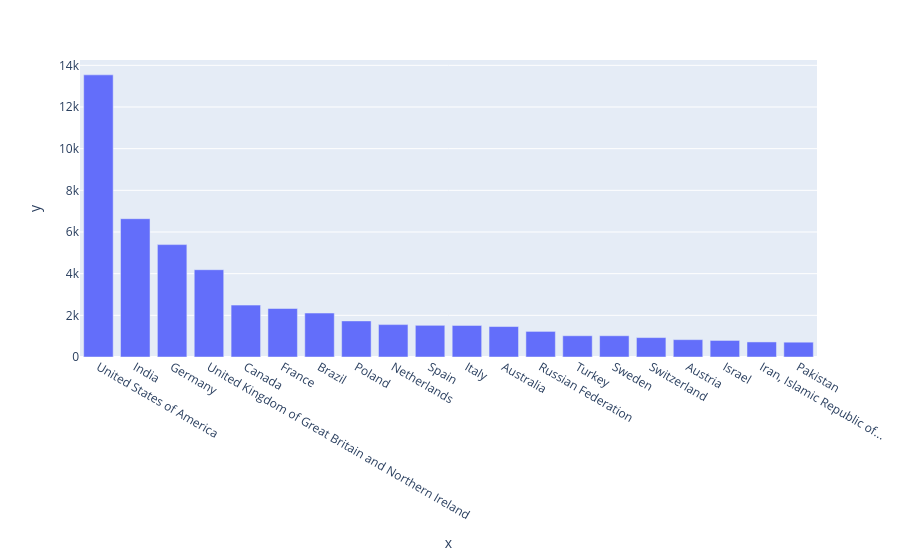
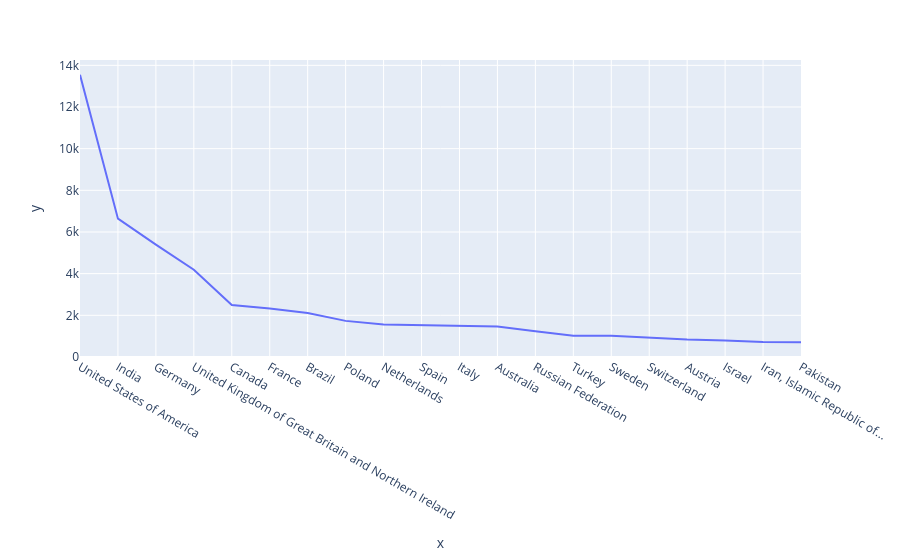

Source (notebook cell) for these figures, in order:
### Code cell
plot_bar_chart(df,"Country")
plot_line_chart(df,"Country")

### Figure 1 — Plotly figure (JSON) as saved in the notebook; plotly's stock layout.template omitted (floating-point values rounded to 4 significant figures)
{"data": [{"hovertemplate": "x=%{x}<br>y=%{y}<extra></extra>", "legendgroup": "", "marker": {"color": "#636efa", "pattern": {"shape": ""}}, "name": "", "orientation": "v", "showlegend": false, "textposition": "auto", "type": "bar", "x": ["United States of America", "India", "Germany", "United Kingdom of Great Britain and Northern Ireland", "Canada", "France", "Brazil", "Poland", "Netherlands", "Spain", "Italy", "Australia", "Russian Federation", "Turkey", "Sweden", "Switzerland", "Austria", "Israel", "Iran, Islamic Republic of...", "Pakistan"], "xaxis": "x", "y": [13543, 6639, 5395, 4190, 2490, 2328, 2109, 1732, 1555, 1521, 1514, 1462, 1229, 1020, 1020, 932, 833, 795, 723, 711], "yaxis": "y"}], "layout": {"barmode": "relative", "legend": {"tracegroupgap": 0}, "margin": {"t": 60}, "xaxis": {"anchor": "y", "domain": [0, 1], "title": {"text": "x"}}, "yaxis": {"anchor": "x", "domain": [0, 1], "title": {"text": "y"}}}}

### Figure 2 — Plotly figure (JSON) as saved in the notebook; plotly's stock layout.template omitted (floating-point values rounded to 4 significant figures)
{"data": [{"hovertemplate": "x=%{x}<br>y=%{y}<extra></extra>", "legendgroup": "", "line": {"color": "#636efa", "dash": "solid"}, "marker": {"symbol": "circle"}, "mode": "lines", "name": "", "orientation": "v", "showlegend": false, "type": "scatter", "x": ["United States of America", "India", "Germany", "United Kingdom of Great Britain and Northern Ireland", "Canada", "France", "Brazil", "Poland", "Netherlands", "Spain", "Italy", "Australia", "Russian Federation", "Turkey", "Sweden", "Switzerland", "Austria", "Israel", "Iran, Islamic Republic of...", "Pakistan"], "xaxis": "x", "y": [13543, 6639, 5395, 4190, 2490, 2328, 2109, 1732, 1555, 1521, 1514, 1462, 1229, 1020, 1020, 932, 833, 795, 723, 711], "yaxis": "y"}], "layout": {"legend": {"tracegroupgap": 0}, "margin": {"t": 60}, "xaxis": {"anchor": "y", "domain": [0, 1], "title": {"text": "x"}}, "yaxis": {"anchor": "x", "domain": [0, 1], "title": {"text": "y"}}}}
